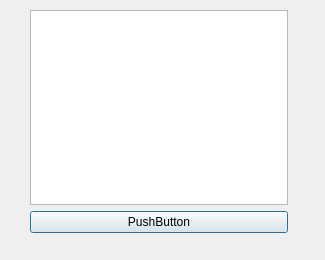
<?xml version="1.0" encoding="UTF-8"?>
<ui version="4.0">
 <class>MyDialog</class>
 <widget class="QDialog" name="MyDialog">
  <property name="geometry">
   <rect>
    <x>0</x>
    <y>0</y>
    <width>325</width>
    <height>260</height>
   </rect>
  </property>
  <property name="windowTitle">
   <string>Dialog</string>
  </property>
  <widget class="QWidget" name="">
   <property name="geometry">
    <rect>
     <x>30</x>
     <y>10</y>
     <width>258</width>
     <height>223</height>
    </rect>
   </property>
   <layout class="QGridLayout" name="gridLayout">
    <item row="1" column="0">
     <widget class="QPushButton" name="pushButton">
      <property name="text">
       <string>PushButton</string>
      </property>
     </widget>
    </item>
    <item row="0" column="0">
     <widget class="QTextEdit" name="textEdit"/>
    </item>
   </layout>
  </widget>
 </widget>
 <resources/>
 <connections/>
</ui>
